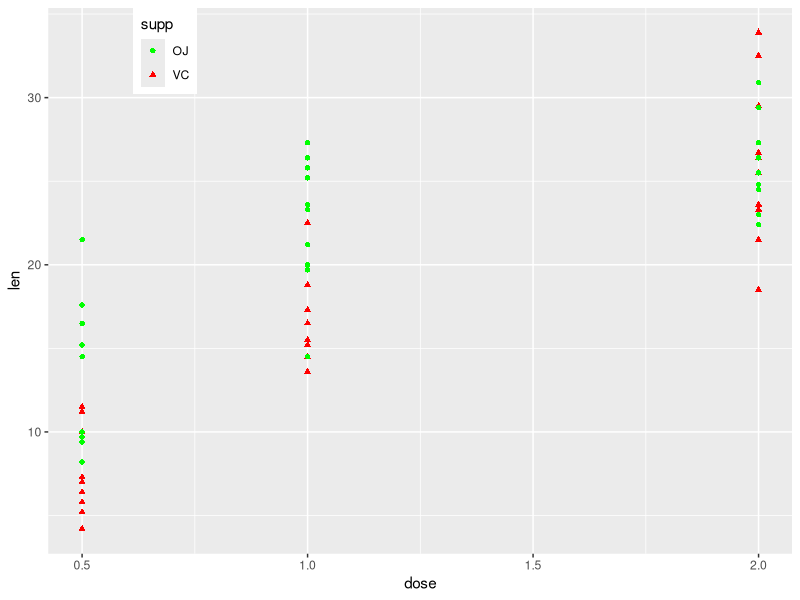

Here is the R script that generated this plot:
## ---- chunk 1
knitr::opts_chunk$set(echo = TRUE)
## ---- chunk 2
setwd("~/Desktop/Coursera/SI/SIAss")
library(ggplot2)
library(datasets)
set.seed(0987654321)
data("ToothGrowth")
## ---- chunk 3
str(ToothGrowth)
head(ToothGrowth)
summary(ToothGrowth)
table(ToothGrowth$dose,ToothGrowth$supp)
## ---- chunk 4
plot <- ggplot(ToothGrowth,aes(dose,len,shape=supp,color=supp))+geom_point()+scale_color_manual(values=c("green","red"))+theme(legend.position=c(.2,1),legend.justification=c(1,1))
plot
## ---- chunk 5
OJTooth<-ToothGrowth$len[ToothGrowth$supp=="OJ"]
VCTooth<-ToothGrowth$len[ToothGrowth$supp=="VC"]

meanvc<-mean(VCTooth)
meanvc
meanoj<-mean(OJTooth)
meanoj
meanoj-meanvc
## ---- chunk 6
t.test(OJTooth,VCTooth,alt="greater")
## ---- chunk 7
oj05<-ToothGrowth$len[ToothGrowth$supp=="OJ"&ToothGrowth$dose==0.5]
oj10<-ToothGrowth$len[ToothGrowth$supp=="OJ"&ToothGrowth$dose==1]
oj20<-ToothGrowth$len[ToothGrowth$supp=="OJ"&ToothGrowth$dose==2]
vc05<-ToothGrowth$len[ToothGrowth$supp=="VC"&ToothGrowth$dose==0.5]
vc10<-ToothGrowth$len[ToothGrowth$supp=="VC"&ToothGrowth$dose==1]
vc20<-ToothGrowth$len[ToothGrowth$supp=="VC"&ToothGrowth$dose==2]

t.test(oj05,vc05,alt="greater")
t.test(oj10,vc10,alt="greater")
t.test(oj20,vc20,alt="greater")
